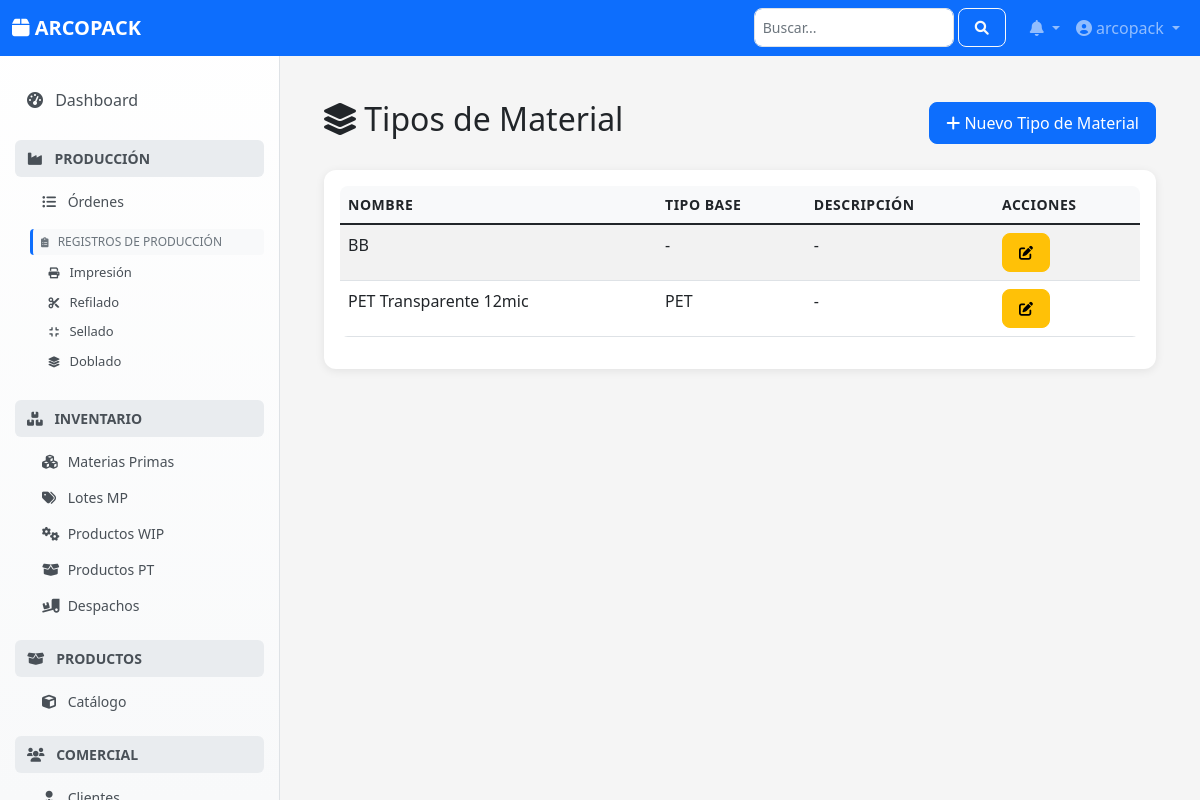
The page /configuracion/tipos-material/ (signed in) on the database its author committed.
### configuracion/models.py (models this page shows, shortened)
class TipoMaterial(models.Model):
    nombre = models.CharField(max_length=150, unique=True)
    tipo_base = models.ForeignKey(TipoMateriaPrima, on_delete=models.PROTECT, null=True, blank=True, verbose_name="Tipo Base")
    descripcion = models.TextField(blank=True, null=True)
    class Meta:
        verbose_name = "Tipo de Material Específico"
        verbose_name_plural = "Tipos de Material Específico"
        ordering = ['nombre']

class TipoMateriaPrima(models.Model):
    nombre = models.CharField(max_length=100, unique=True)
    descripcion = models.TextField(blank=True, null=True)
    def __str__(self):
        return self.nombre
    class Meta:
        verbose_name = "Tipo Materia Prima Base"
        verbose_name_plural = "Tipos Materia Prima Base"
        ordering = ['nombre']

### configuracion/views.py (the view)
    class SimpleListView(LoginRequiredMixin, ListView):
        model = model_class
        template_name = list_template if list_template else f'configuracion/{template_prefix}_list.html'
        context_object_name = 'object_list'
        paginate_by = 20
        def get_queryset(self):
            queryset = model_class.objects.all()
            search = self.request.GET.get('search')
            if search and hasattr(model_class, 'nombre'):
                queryset = queryset.filter(nombre__icontains=search)
            return queryset.order_by('nombre')

### notificaciones/context_processors.py (called while the page is built)
def notifications(request):
    if request.user.is_authenticated:
        notificaciones_no_leidas = Notificacion.objects.filter(
            usuario=request.user,
            leida=False
        ).count()
        notificaciones = Notificacion.objects.filter(
            usuario=request.user
        ).order_by('-fecha_creacion')[:5]
        return {
            'notificaciones': notificaciones,
            'notificaciones_no_leidas': notificaciones_no_leidas
        }
    return {
        'notificaciones': [],
        'notificaciones_no_leidas': 0
    }

### configuracion/templates/configuracion/tipo_material_list.html (shortened to what this page needs)
{% extends "base.html" %}
{% block content %}
<div class="container">
    <div class="row mb-4 align-items-center">
        <div class="col">
            <h2><i class="fas fa-layer-group"></i> Tipos de Material</h2>
        </div>
        <div class="col text-end">
            <a href="{% url 'configuracion_web:tipo-material-create' %}" class="btn btn-primary">
                <i class="fas fa-plus"></i> Nuevo Tipo de Material
            </a>
        </div>
    </div>
    <div class="card">
        <div class="card-body">
            <div class="table-responsive">
                <table class="table table-striped table-hover">
                    <thead>
                        <tr>
                            <th>Nombre</th>
                            <th>Tipo Base</th>
                            <th>Descripción</th>
                            <th>Acciones</th>
                        </tr>
                    </thead>
                    <tbody>
                        {% for tipo in object_list %}
                        <tr>
                            <td>{{ tipo.nombre }}</td>
                            <td>{{ tipo.tipo_base|default:"-" }}</td>
                            <td>{{ tipo.descripcion|default:"-" }}</td>
                            <td>
                                <div class="btn-group">
                                    <a href="{% url 'configuracion_web:tipo-material-update' tipo.id %}"
                                       class="btn btn-sm btn-warning" title="Editar">
                                        <i class="fas fa-edit"></i>
                                    </a>
                                </div>
                            </td>
                        </tr>
                        {% empty %}
                        <tr>
                            <td colspan="4" class="text-center">No hay tipos de material registrados.</td>
                        </tr>
                        {% endfor %}
                    </tbody>
                </table>
            </div>
        </div>
    </div>
</div>
{% endblock %}

### templates/layouts/navbar.html (shortened to what this page needs)
<nav class="navbar navbar-expand-lg navbar-dark bg-primary fixed-top">
    <div class="container-fluid">
        <a class="navbar-brand" href="{% url 'root' %}">
            <i class="fas fa-box"></i> ARCOPACK
        </a>
        <div class="collapse navbar-collapse" id="navbarNav">
            <ul class="navbar-nav ms-auto">
                <li class="nav-item me-3">
                    <form class="d-flex" role="search">
                        <input class="form-control form-control-sm" type="search" placeholder="Buscar..." aria-label="Search">
                        <button class="btn btn-outline-light btn-sm ms-1" type="submit">
                            <i class="fas fa-search"></i>
                        </button>
                    </form>
                </li>
                <li class="nav-item dropdown">
                    <a class="nav-link dropdown-toggle position-relative" href="#" id="notificationsDropdown" role="button"
                       data-bs-toggle="dropdown">
                        <i class="fas fa-bell"></i>
                    </a>
                </li>
                <li class="nav-item dropdown">
                    <a class="nav-link dropdown-toggle" href="#" id="userDropdown" role="button"
                       data-bs-toggle="dropdown">
                        <i class="fas fa-user-circle"></i> {{ user.get_full_name|default:user.username }}
                    </a>
                </li>
            </ul>
        </div>
    </div>
</nav>

### templates/base.html (style rules this page uses)
:root { --primary-color: #0d6efd; --secondary-color: #6c757d; --success-color: #198754; --warning-color: #ffc107; --danger-color: #dc3545; --info-color: #0dcaf0; --light-color: #f8f9fa; --dark-color: #212529; --sidebar-width: 280px; }
body { font-family: 'Segoe UI', Tahoma, Geneva, Verdana, sans-serif; background-color: #f5f5f5; }
.card { border: none; border-radius: 12px; box-shadow: 0 2px 10px rgba(0, 0, 0, 0.08); margin-bottom: 1.5rem; transition: all 0.3s ease; }
.btn { border-radius: 8px; font-weight: 500; padding: 0.5rem 1rem; transition: all 0.2s ease; }
.form-control, .form-select { border-radius: 8px; border: 1px solid #dee2e6; transition: all 0.2s ease; }
.table { border-radius: 8px; overflow: hidden; }
.table th { background-color: var(--light-color); border: none; font-weight: 600; text-transform: uppercase; font-size: 0.875rem; letter-spacing: 0.5px; }
.fade-in { animation: fadeIn 0.5s ease-out; }

### templates/layouts/navbar.html (style rules this page uses)
.navbar-brand { font-weight: 600; font-size: 1.25rem; }
.form-control-sm { width: 200px; }

### rows shown on the page
TipoMaterial: nombre "BB", tipo_base "-", descripcion "-"
TipoMaterial: nombre "PET Transparente 12mic", tipo_base "PET", descripcion "-"

### other values the page prints
{{ user.get_full_name|default:user.username }} "arcopack"
